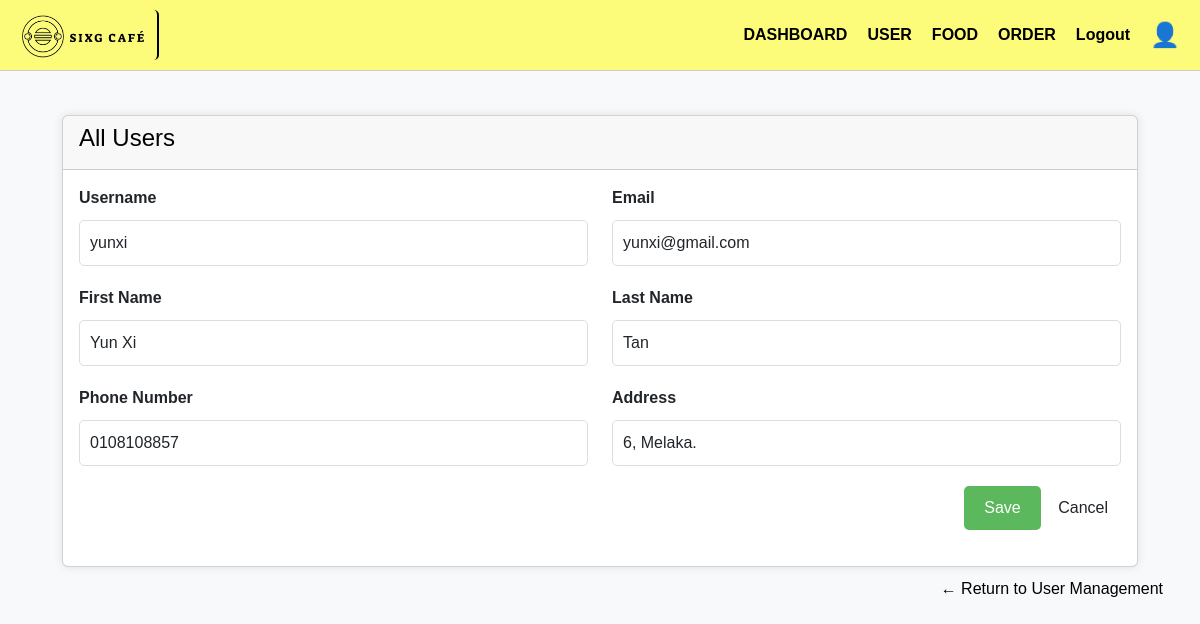
/admin/user_update.php?uid=2, run on the app's committed database.
### tables this page shows
CREATE TABLE user (
  id int AUTO_INCREMENT PRIMARY KEY,
  role varchar(255) NOT NULL DEFAULT 'user',
  username varchar(222) NOT NULL,
  f_name varchar(222) NOT NULL,
  l_name varchar(222) NOT NULL,
  email varchar(222) NOT NULL,
  phone varchar(222) NOT NULL,
  password varchar(222) NOT NULL,
  address text NOT NULL,
  date timestamp NOT NULL DEFAULT CURRENT_TIMESTAMP ON UPDATE CURRENT_TIMESTAMP
);

### admin/user_update.php (the view, shortened to what this page needs)
<?php
include("../connection.php");
?>
<!DOCTYPE html>
<html lang="en">
<head>
  <link rel="stylesheet" href="https://cdn.jsdelivr.net/npm/bootstrap@5.3.3/dist/css/bootstrap.min.css">
  <link rel="stylesheet" href="../css/add_food.css">
  <link rel="stylesheet" href="../css/main.css">
  <link rel="stylesheet" href="../css/edit_user.css">
</head>
<body>
  <header>
    <img src="../img/logo2.png" height="50px" alt="logo2">
    <nav>
        <a href="">DASHBOARD</a>
        <a href="user_management.php">USER</a>
        <a href="add_fooditem.php">FOOD</a>
        <a href="all_order.php">ORDER</a>
        <a href="../logout.php">Logout</a>
    </nav>
    <div class="profile-icon" alt="Profile">👤</div>
  </header>
  <div class="container-fluid">
    <div style="padding-top : 24px;"></div>
    <div class="row justify-content-center">
      <div class="col-11 center">
        <div class="col-lg-12" >
          <div class="card card-outline-primary">
            <div class="card-header">
              <h4 class="m-b-0 text-black">All Users</h4>
            </div>
            <div class="card-body">
              <?php
              $ssql = "SELECT * FROM user WHERE id = '$_GET[uid]'";
              $res = mysqli_query($conn, $ssql);
              $row = mysqli_fetch_array($res);
              ?>
              <form action='' method='POST'>
                <div class="form-body">
                  <div class="row">
                    <div class="col-md-6">
                      <div class="form-group">
                        <label class="control-label">Username</label>
                        <input type="text" id="Username" name="username" class="form-control" value="<?php echo $row['username']; ?>" required>
                      </div>
                    </div>
                    <div class="col-md-6">
                      <div class="form-group">
                        <label class="control-label">Email</label>
                        <input type="text" id="Email" name="email" class="form-control" value="<?php echo $row['email']; ?>" required>
                      </div>
                    </div>
                  </div>
                  <div class="row">
                    <div class="col-md-6">
                      <div class="form-group">
                        <label class="control-label">First Name</label>
                        <input type="text" id="firstName" name="f_name" class="form-control" value="<?php echo $row['f_name']; ?>" required>
                      </div>
                    </div>
                    <div class="col-md-6">
                      <div class="form-group">
                        <label class="control-label">Last Name</label>
                        <input type="text" id="lastName" name="l_name" class="form-control" value="<?php echo $row['l_name']; ?>" required>
                      </div>
                    </div>
                  </div>
                  <div class="row">
                    <div class="col-md-6">
                      <div class="form-group">
                        <label class="control-label">Phone Number</label>
                        <input type="text" id="phone" name="phone" class="form-control" value="<?php echo $row['phone']; ?>" required>
                      </div>
                    </div>
                    <div class="col-md-6">
                      <div class="form-group">
                        <label class="control-label">Address</label>
                        <input type="text" id="address" name="address" class="form-control" value="<?php echo $row['address']; ?>" required>
                      </div>
                    </div>
                  </div>
                  <div class="form-actions">
                    <input type="submit" name="update" class="btn btn-primary" value="Save">
                    <a href="user_management.php" class="btn btn-inverse">Cancel</a>
                  </div>
                </div>
              </form>
            </div>
          </div>
        </div>
       </div>
      </div>
      <a href="user_management.php" class="return-to-user">← Return to User Management</a>
    </div>
</body>
</html>

### css/add_food.css (style rules this page uses)
form { display: flex; flex-direction: column; margin-bottom: 20px; }
label { margin-bottom: 10px; font-weight: bold; }
input[type="text"], textarea, input[type="file"], select#category { margin-bottom: 20px; padding: 10px; font-size: 16px; border-radius: 5px; border: 1px solid #ddd; }
input[type="submit"] { padding: 10px 20px; font-size: 16px; background-color: #5cb85c; color: white; border: none; border-radius: 5px; cursor: pointer; }
img { border-radius: 5px; }
a { color: #007bff; text-decoration: none; }

### css/main.css (style rules this page uses)
body { font-family: Arial, sans-serif; margin: 0; padding: 0; box-sizing: border-box; }
header { background-color: rgb(253,251,122); display: flex; justify-content: space-between; align-items: center; padding: 10px 20px; border-bottom: 1px solid #ccc; }
header nav { display: flex; gap: 20px; margin-left: auto; }
header nav a { text-decoration: none; color: black; font-weight: bold; }
header .profile-icon { font-size: 1.5rem; padding-left: 20px; }
header { display: flex; align-items: center; justify-content: space-between; }
header img { border-right: 2px solid #000; padding-right: 10px; }

### css/edit_user.css (style rules this page uses)
body { background-color: #f8f9fa; }
.container-fluid { margin-top: 20px; }
.card { box-shadow: 0 0 10px rgba(0,0,0,0.1); }
.form-control { border-radius: 0.25rem; }
.btn-primary { background-color: #007bff; border-color: #007bff; }
.form-actions { text-align: right; }
.return-to-user { display: block; text-align: right; margin-top: 10px; margin-right: 25px; color: black; text-decoration: none; }

### data on the page
user: username "yunxi", email "yunxi@gmail.com", f_name "Yun Xi", l_name "Tan", phone "0108108857", address "6, Melaka."
